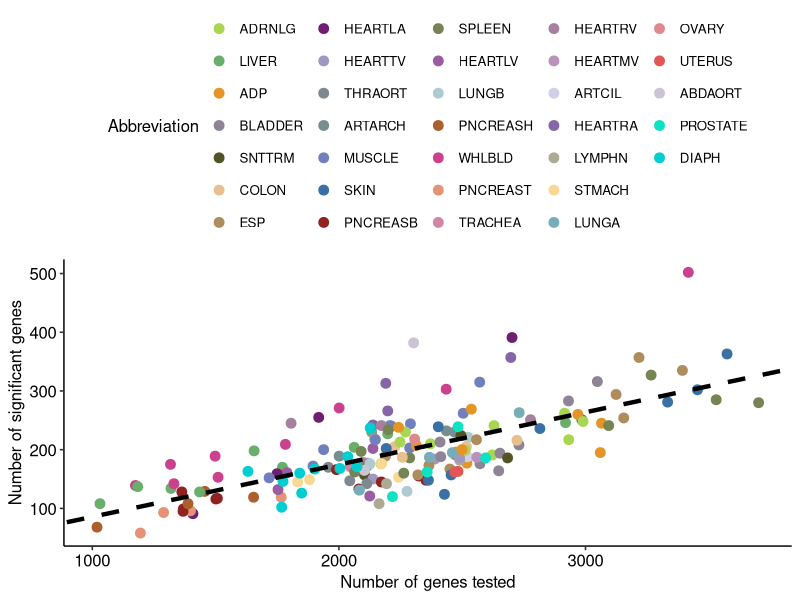
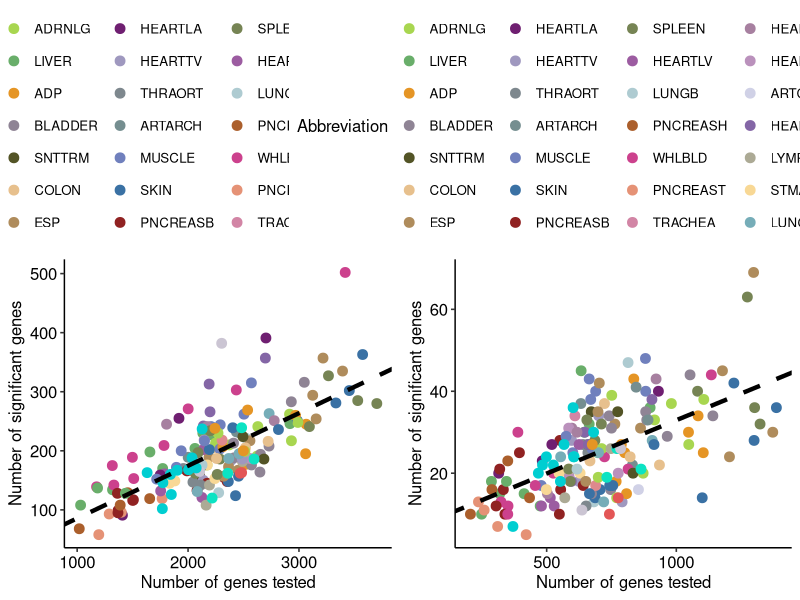
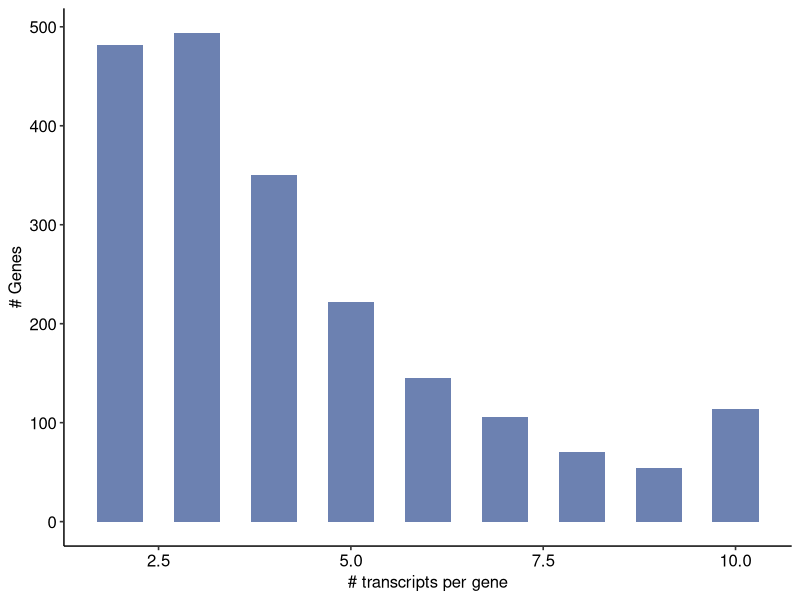

Generate these figures, in order, with R:
#==============================================#
# ASE #
# Extended-Figure-3#
#==============================================#


library(dplyr)
library(data.table)
library(ggplot2)
library(ggpubr)

setwd("/media/london_A/mengxin/GTOP_code/extend/extend_3")
# Extended.Fig.3ab ASE & ASTS ----------------------------------------------
df_plot <- fread("./input/Exfig 3a.txt")
reg <- lm(formula = sig ~ total,data=df_plot)
coeff <- coefficients(reg)
intercept <- coeff[1]
slope <- coeff[2]
p1 <- ggplot(df_plot,aes(x=total,y=sig,color=Abbreviation)) + geom_point(size=3) + theme_pubr() + 
  scale_color_manual(breaks = df_plot$Abbreviation,values = paste0("#",df_plot$Tissue_Color_Code)) + 
  xlab("Number of genes tested") + ylab("Number of significant genes") + 
  geom_abline(intercept = intercept,slope = slope,color="black",linetype="dashed",size=1.5)
p1
#Extended.fig.3b
df_plot <- fread("./input/Exfig 3b.txt")
reg <- lm(formula = sig.asts ~ total.asts,data=df_plot)
coeff <- coefficients(reg)
intercept <- coeff[1]
slope <- coeff[2]
p2 <- ggplot(df_plot,aes(x=total.asts,y=sig.asts,color=Abbreviation)) + geom_point(size=3) + theme_pubr() + 
  scale_color_manual(breaks = df_plot$Abbreviation,values = paste0("#",df_plot$Tissue_Color_Code)) + 
  xlab("Number of genes tested") + ylab("Number of significant genes") + 
  geom_abline(intercept = intercept,slope = slope,color="black",linetype="dashed",size=1.5)

cowplot::plot_grid(p1,p2,align = "h",ncol=2)


# Extended.fig.3c  ---------------------------------------------------------
df_plot <- fread("./input/Exfig 3c.txt")
ggplot(df_plot,aes(x=Var1,y=Freq)) + 
  geom_bar(stat = "identity",width=.6, fill="#6c81b1") + 
  xlab("# transcripts per gene")+
  ylab("# Genes")+
  theme_pubr()


# Extended.fig.3d  ---------------------------------------------------------

df_sample.l <- fread("./input/Exfig 3d.txt") %>% 
  mutate(Var2=as.character(Var2))
p3 <- ggplot(df_sample.l,aes(x=Var1,y=Freq,fill=Var2)) + geom_bar(stat = "identity",width=.8) + theme_pubr() + 
  theme(axis.text.x = element_text(angle = 90,hjust=1,vjust=.5)) + xlab("")+ylab("# ASE events")+
  scale_y_log10() + 
  scale_fill_manual(breaks = c("0","1"),labels=c("non-significant events", "significant events"),values = c("grey","#4380b8"))+
  theme(axis.text.x = element_blank())

# Extended.fig.3e  ---------------------------------------------------------
df_sample <- fread("./input/Exfig 3e.txt") %>% 
  mutate(Var2=as.character(Var2))
p4 <- ggplot(df_sample,aes(x=Var1,y=Freq,fill=Var2)) + geom_bar(stat = "identity",width=.8) + theme_pubr() + 
  theme(axis.text.x = element_text(angle = 90,hjust=1,vjust=.5)) + xlab("")+ylab("# ASTS events")+
  scale_y_log10() + 
  scale_fill_manual(breaks = c("0","1"), labels=c("non-significant events", "significant events"),values = c("grey","#4380b8"))+
  theme(axis.text.x = element_blank())






